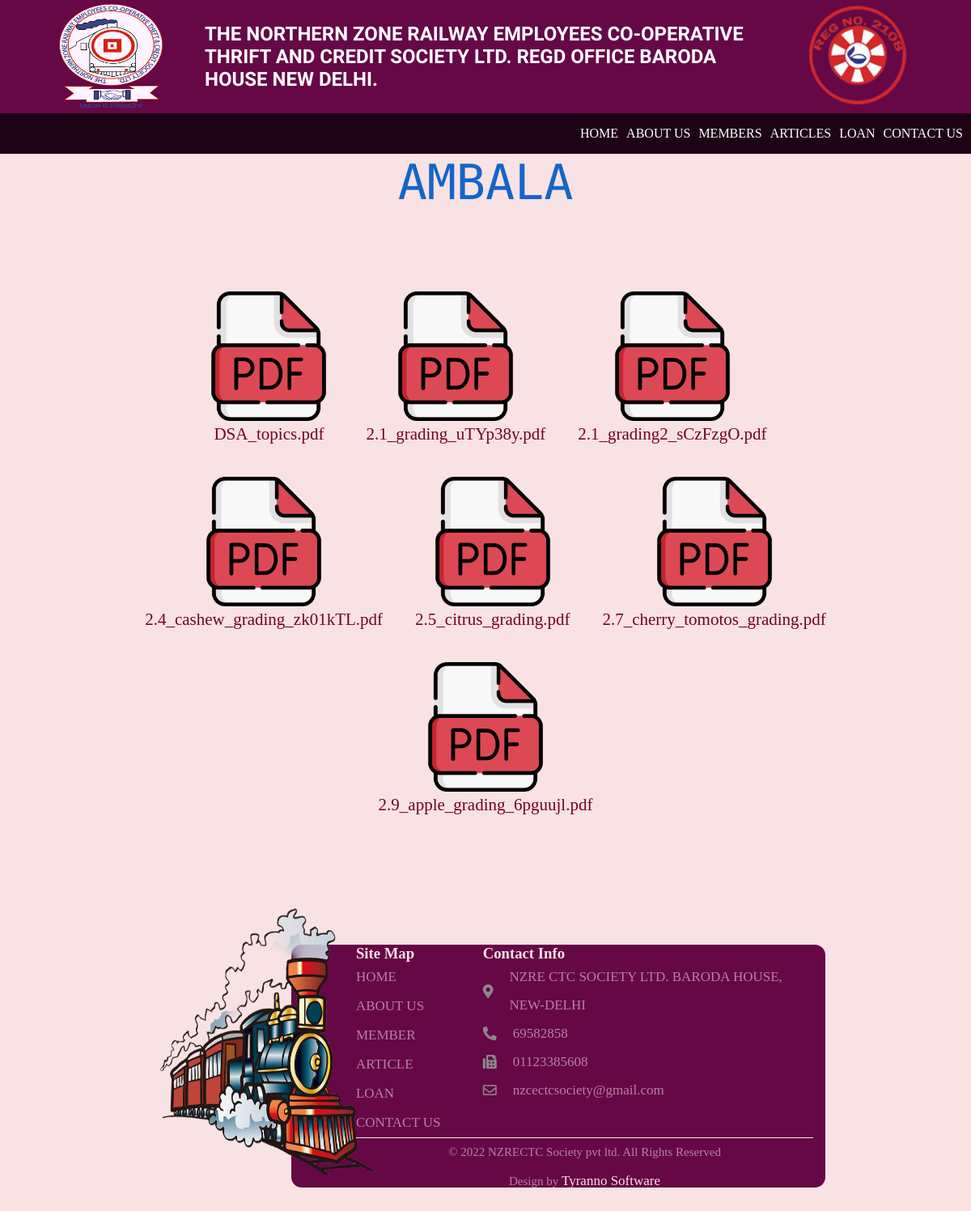
Screenshot of /branchfiles/Ambala with the database file from the repository.
### mysite/models.py (models this page shows, shortened)
class Branch(models.Model):
    bname = models.CharField(max_length=100, choices=BRANCH_CHOICES, blank=False)
    bfiles = models.FileField(upload_to="", blank=False)

### mysite/views.py (the view)
# urls.py: path('branchfiles/<branchwise>', views.branchfiles, name='branchfiles'),
def branchfiles(request, branchwise):
    if branchwise:
        listt = Branch.objects.values_list('bname', 'bfiles')
        dictt = {}
        dict_list = []
        for i in listt:
            if branchwise in i:
                dict_list.append(i[1])
        dictt[branchwise] = dict_list
        context = {"dictt": dictt, "branch": branchwise}
    return render(request, 'branchfiles.html', context)

### mysite/templates/branchfiles.html (shortened to what this page needs)
{% extends 'base.html' %} {% block body %}
<h1>{{branch}}</h1>
{% load static %}
<section class="branchfiles">
  <div class="container">
    <div class="files-row">
      <div class="files-container">
        {% for key,values in dictt.items %} {% for i in values %}
        <div class="file">
          <a href="/media/{{i}}" target="_blank"><img src="{% static 'assets/pdflogo2.png' %}" alt="" /></a>
          <p>{{i}}</p>
        </div>
        {% endfor %} {% endfor %}
      </div>
    </div>
  </div>
</section>
{% endblock body %}

### mysite/static/style/style.css (style rules this page uses)
* { padding: 0; margin: 0; box-sizing: border-box; scroll-behavior: smooth; }
h1 { font-family: "Monoton", cursive; color: rgb(19, 101, 201); font-size: 60px; word-spacing: 15px; font-weight: 100; text-transform: uppercase; text-align: center; margin-bottom: 30px; }
section { display: flex; justify-content: center; padding: 50px 100px; }
.container { width: 90%; max-width: 120rem; height: 100%; margin: 0 auto; position: relative; }
p { line-height: 25px; color: #730025; font-size: 21px; }
.files-row { display: flex; flex-wrap: wrap; justify-content: center; align-items: center; }
.files-container { display: flex; flex-wrap: wrap; justify-content: center; }
.file { display: flex; flex-direction: column; align-items: center; margin: 20px; }
.file img { width: 160px; }

### rows the page displays
Branch: bfiles "DSA_topics.pdf"
Branch: bfiles "2.1_grading_uTYp38y.pdf"
Branch: bfiles "2.1_grading2_sCzFzgO.pdf"
Branch: bfiles "2.4_cashew_grading_zk01kTL.pdf"
Branch: bfiles "2.5_citrus_grading.pdf"
Branch: bfiles "2.7_cherry_tomotos_grading.pdf"
Branch: bfiles "2.9_apple_grading_6pguujl.pdf"

### other values shown
{{ branch }} "AMBALA"
